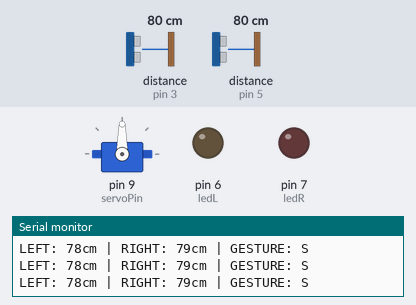
Bench run of a sketch on a simulated Arduino Nano, built with avr-gcc and run on an emulated ATmega328P. On the bench: servo, output pins drawn as LEDs (lit = HIGH), the last lines printed to the serial monitor. Wiring (inferred from the names in the program): 2 × ultrasonic range finder: trigger pin 2, echo pin 3 / trigger pin 4, echo pin 5. Inputs (shaded band) come from the test bench; at power-on: distance to the obstacle (sensors on pin 3, pin 5) 80 cm. The echo pulse lasts 58.3 µs per cm; pins used as bus, display or sensor lines are not drawn.

Above: at 1.2 s.
1.3 s: distance to the obstacle (sensor on pin 3) set to 12 cm
2.8 s: distance to the obstacle (sensor on pin 3) set to 9 cm
At 4.2 s:
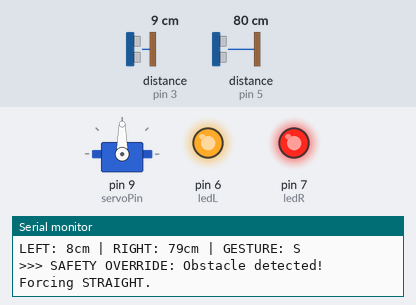
Timing chart, 0 to 5.8 s (numbered marks = the images above; inputs shaded):
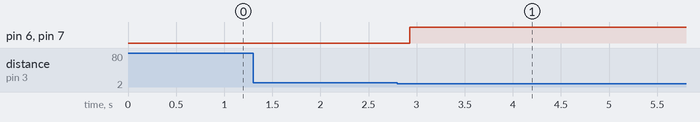

The sketch:

gesture_wheelchair.ino.ino
```cpp
/*
 * ============================================================
 *   AI Gesture Wheelchair — Arduino Nano Firmware
 * ============================================================
 *
 *   Description:
 *     Receives head gesture commands (L/R/S) from a browser
 *     dashboard via Web Serial API (USB). Controls a servo
 *     motor to steer the wheelchair left, right, or straight.
 *
 *     Ultrasonic sensors on both sides act as a safety override:
 *     if an obstacle is detected within 10cm, the servo is
 *     forcefully returned to 90° (straight/neutral) and LEDs alert.
 *
 *   Gesture → Command → Servo Angle:
 *     Head Straight → 'S' → 90°  (Forward / Neutral)
 *     Head Left     → 'L' → 45°  (Steer Left)
 *     Head Right    → 'R' → 135° (Steer Right)
 *
 *   Pin Map:
 *     D2  → Ultrasonic LEFT  Trig
 *     D3  → Ultrasonic LEFT  Echo
 *     D4  → Ultrasonic RIGHT Trig
 *     D5  → Ultrasonic RIGHT Echo
 *     D6  → LED Left
 *     D7  → LED Right
 *     D9  → Servo Signal
 * ============================================================
 */

#include <Servo.h>

// --- Pin Definitions ---
const int trigL   = 2,  echoL   = 3;   // Left Ultrasonic
const int trigR   = 4,  echoR   = 5;   // Right Ultrasonic
const int ledL    = 6,  ledR    = 7;   // Direction LEDs
const int servoPin = 9;                 // Steering Servo

// --- Servo Angles ---
const int SERVO_CENTER = 90;   // Straight / Forward
const int SERVO_LEFT   = 45;   // Steer Left
const int SERVO_RIGHT  = 135;  // Steer Right

// --- Safety Distance (cm) ---
const int SAFE_DIST = 10;

Servo steeringServo;

// ============================================================
void setup() {
  Serial.begin(9600);
  steeringServo.attach(servoPin);

  pinMode(trigL, OUTPUT); pinMode(echoL, INPUT);
  pinMode(trigR, OUTPUT); pinMode(echoR, INPUT);
  pinMode(ledL,  OUTPUT); pinMode(ledR,  OUTPUT);

  // Start centered
  steeringServo.write(SERVO_CENTER);
  digitalWrite(ledL, LOW);
  digitalWrite(ledR, LOW);

  Serial.println("SYSTEM: AI Gesture Wheelchair Online.");
  Serial.println("SYSTEM: Ultrasonic Sensors Active. Awaiting head gestures...");
}

// ============================================================
// Measure distance in cm using HC-SR04
// Returns 100 as default if no echo (open space)
// ============================================================
long getDistance(int trig, int echo) {
  digitalWrite(trig, LOW);
  delayMicroseconds(2);
  digitalWrite(trig, HIGH);
  delayMicroseconds(10);
  digitalWrite(trig, LOW);

  long duration = pulseIn(echo, HIGH, 30000); // 30ms timeout
  if (duration == 0) return 100;
  return duration * 0.034 / 2;
}

// ============================================================
void loop() {
  long distL = getDistance(trigL, echoL);
  long distR = getDistance(trigR, echoR);

  char cmd = 'S'; // Default: Straight

  // Read head gesture command from browser dashboard
  if (Serial.available() > 0) {
    cmd = Serial.read();
  }

  // --- Print live data to browser serial monitor ---
  Serial.print("LEFT: ");  Serial.print(distL);
  Serial.print("cm | RIGHT: "); Serial.print(distR);
  Serial.print("cm | GESTURE: "); Serial.println(cmd);

  // ============================================================
  //  SAFETY OVERRIDE
  //  If obstacle detected within SAFE_DIST on either side,
  //  ignore gesture and force servo back to center (straight).
  // ============================================================
  if ((distL < SAFE_DIST && distL > 0) || (distR < SAFE_DIST && distR > 0)) {
    steeringServo.write(SERVO_CENTER);
    digitalWrite(ledL, HIGH);
    digitalWrite(ledR, HIGH); // Both LEDs on = Warning
    Serial.println(">>> SAFETY OVERRIDE: Obstacle detected! Forcing STRAIGHT.");
  }

  // ============================================================
  //  GESTURE CONTROL
  //  Path is clear — follow head gesture command
  // ============================================================
  else {
    if (cmd == 'L') {
      steeringServo.write(SERVO_LEFT);
      digitalWrite(ledL, HIGH);
      digitalWrite(ledR, LOW);
      Serial.println("ACTION: Head LEFT → Servo 45°");
    }
    else if (cmd == 'R') {
      steeringServo.write(SERVO_RIGHT);
      digitalWrite(ledR, HIGH);
      digitalWrite(ledL, LOW);
      Serial.println("ACTION: Head RIGHT → Servo 135°");
    }
    else { // 'S' — Head Straight or neutral
      steeringServo.write(SERVO_CENTER);
      digitalWrite(ledL, LOW);
      digitalWrite(ledR, LOW);
    }
  }

  delay(150); // Balance responsiveness with serial readability
}
```

Measured:
- the behaviour switches between 11 and 10 cm on distance to the obstacle (sensor on pin 3) (found by bisection; images 0 and 1)
- after the input at 2.8 s, pin 6 (ledL), pin 7 (ledR): LOW → HIGH after 0.13 s
